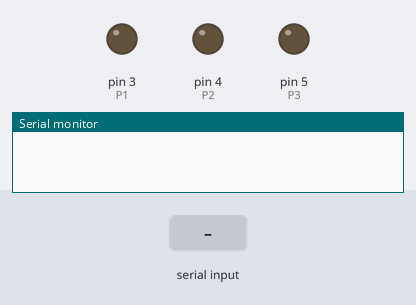
The sketch below on a simulated Arduino Uno, built with avr-gcc and run on an emulated ATmega328P. On the bench: output pins drawn as LEDs (lit = HIGH), the last lines printed to the serial monitor. The inputs (shaded band) are chosen by the test bench.

Above: at 1.2 s.
1.3 s: "90,45\n" received over Serial
At 2.1 s:
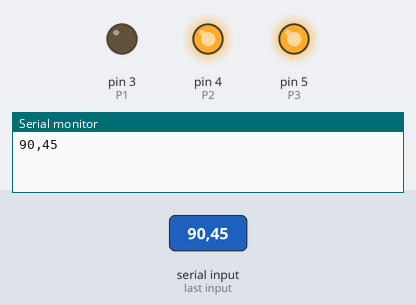
3.8 s: "5\n" received over Serial
At 4.6 s:
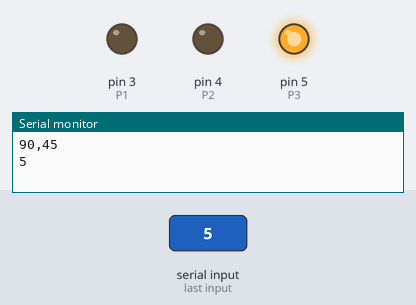
6.3 s: "200\n" received over Serial
At 7.1 s:
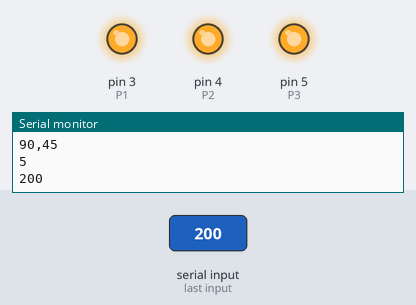
Timing chart, 0 to 9.3 s (numbered marks = the images above; inputs shaded):
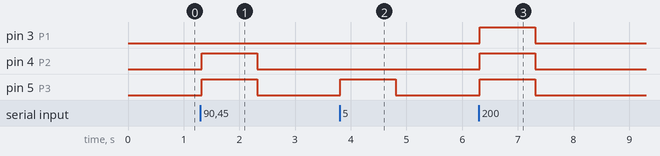

Measured:
- after the input at 1.3 s, pin 4 (P2), pin 5 (P3): LOW → HIGH at once, → LOW 1.0 s later
- after the input at 3.8 s, pin 5 (P3): LOW → HIGH at once, → LOW 1.0 s later
- after the input at 6.3 s, pin 3 (P1), pin 4 (P2), pin 5 (P3): LOW → HIGH at once, → LOW 1.0 s later

The sketch:

LED_Mode.ino
```cpp
byte P1 = 3;
byte P2 = 4;
byte P3 = 5;

//Be sure to set these up;

String readString, command;

void setup() {
 Serial.begin(9600);
 pinMode(P1, OUTPUT);
 pinMode(P2, OUTPUT);
 pinMode(P3, OUTPUT);
}

void loop() {
  while (Serial.available()) {
    delay(3);
    if (Serial.available() >0) {
      char c = Serial.read();
      readString += c;
    }
  }

  if (readString.length() > 0) {
    command = readString;
    echo(command);
    act(command);
    readString = "";
  }
}

void echo(String cmd) {
  Serial.println(cmd);
}

void act(String cmd) {
  int control = cmd.toInt();
  if (control >= 100) {
    digitalWrite(P1, HIGH);
    control -= 100;
  }
  if (control >= 10) {
    digitalWrite(P2, HIGH);
    control -= 10;
  }
  if (control >= 1) {
    digitalWrite(P3, HIGH);
  }
  delay(1000);
  digitalWrite(P1, LOW);
  digitalWrite(P2, LOW);
  digitalWrite(P3, LOW);
}
```
